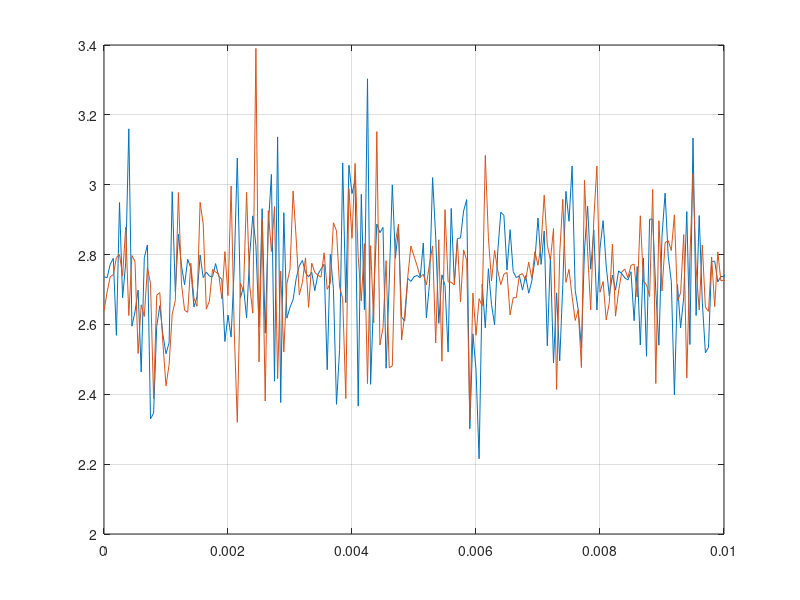

The MATLAB script that drew this image:
clc;
clear;
close all;
%========================= Initializing Parameters ========================
I0_alpha = 6e-6 ;
k = 0.9;
i_dark = 0.6e-9;
Vsn = 36e-3 ;
Ip = k * (i_dark + I0_alpha) ;
Vth = 5e-3 ;
Vin = 1.58e-6 ;
Ven = 78e-6 ;
Rf = 500e3 ;
% Vo = Rf * I  + Vc ;
L = 40e3 ;
c = 3e8 ;
n = 1.444 ;
Fs = 2e4 ;
t = 0:1/Fs:1 ;
size = length(t) ;
num_samp = 10 ;
del_est = zeros(1,num_samp);
D_vals = zeros(1,num_samp) ;
f = @(x) (0.5*pi + sin(2*pi*300.*x).*exp(-x./0.05)); %.*exp(-x./0.05)
for i=1:num_samp
    x = zeros(1,size)+randi(L);
    D = ((2*L-x)/(c/n))- (x/(c/n)) ;
%     disp(x(1,10));
    %====================== Defining the Noises ======================
    %Shot Noise
    shot_noise1 = (poissrnd(Vsn*1e3,1,size)*5e-7 -0.00002)+ Vsn;
    shot_noise2 = (poissrnd(Vsn*1e3,1,size)*5e-7 -0.00002)+ Vsn;

    %Thermal Noise
    Vth1 = normrnd(0,Vth, 1,size);
    Vth2 = normrnd(0,Vth, 1,size);

    %Relative Intensity Noise
    rltv_noise = normrnd(0,0.1e-9, 1,size);

    n_visible1 = normrnd(0,1e-1, 1,size);
    n_visible2 = normrnd(0,1e-1, 1,size);

    % Detecting at Reveiver
    i1_c = normrnd(0.6e-9,1e-10, 1,size);
    i2_c = normrnd(0.6e-9,1e-10, 1,size);

    I1 = Ip .* (1+rltv_noise).*(1+n_visible1.*cos(f(t))) + i1_c;
    I2 = Ip .* (1+rltv_noise).*(1+n_visible2.*cos(f(t-D))) + i2_c;
    
    Vin1 = normrnd(0,Vin,1,size);
    Vin2 = normrnd(0,Vin,1,size);
    
    Ven1 = normrnd(0,Ven,1,size) ;
    Ven2 = normrnd(0,Ven,1,size) ;
    
    V1_t = Rf * I1 + sqrt(Ven1.^2 + Vin1.^2 + Vth1.^2 + shot_noise1.^2) ;
    V2_t = Rf * I2 + sqrt(Ven2.^2 + Vin2.^2 + Vth2.^2 + shot_noise2.^2) ;
    
    %======================== CC TDE =======================
    [Rvv,lag] = xcorr(V1_t,V2_t , 'biased');
    [~,In] = max(abs(Rvv));
    del_est(1,i) = abs(lag(In)/Fs -mean(D)) ;  
%     disp(L-del_est(1,i)*c/(2*n)) ;
    D_vals(1,i) = D(10) ;
end
figure(1); plot(t,V1_t,t,V2_t);grid on;xlim([0,0.01]);
fprintf('Mean of Time Delay Estimation Error = %f \n',mean(del_est)) ;
fprintf('Standard Deviation of TDE Error = %f \n' ,std(del_est)) ;
% L-mean(del_est)*c/(2*n)
% D_vals(1,:)